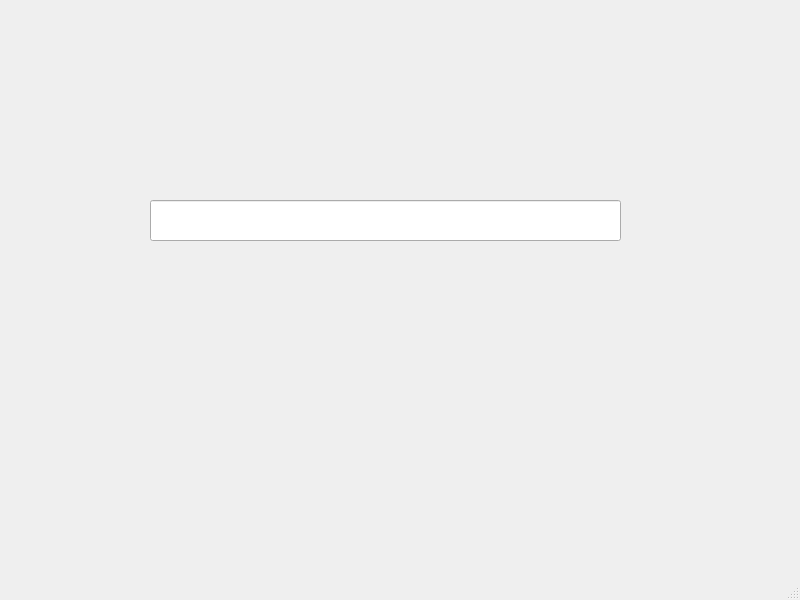
<?xml version="1.0" encoding="UTF-8"?>
<ui version="4.0">
 <class>MainWindow</class>
 <widget class="QMainWindow" name="MainWindow">
  <property name="geometry">
   <rect>
    <x>0</x>
    <y>0</y>
    <width>800</width>
    <height>600</height>
   </rect>
  </property>
  <property name="windowTitle">
   <string>MainWindow</string>
  </property>
  <widget class="QWidget" name="centralwidget">
   <widget class="QLineEdit" name="lineEdit">
    <property name="geometry">
     <rect>
      <x>150</x>
      <y>200</y>
      <width>471</width>
      <height>41</height>
     </rect>
    </property>
   </widget>
  </widget>
  <widget class="QMenuBar" name="menubar">
   <property name="geometry">
    <rect>
     <x>0</x>
     <y>0</y>
     <width>800</width>
     <height>26</height>
    </rect>
   </property>
  </widget>
  <widget class="QStatusBar" name="statusbar"/>
 </widget>
 <resources/>
 <connections/>
</ui>
